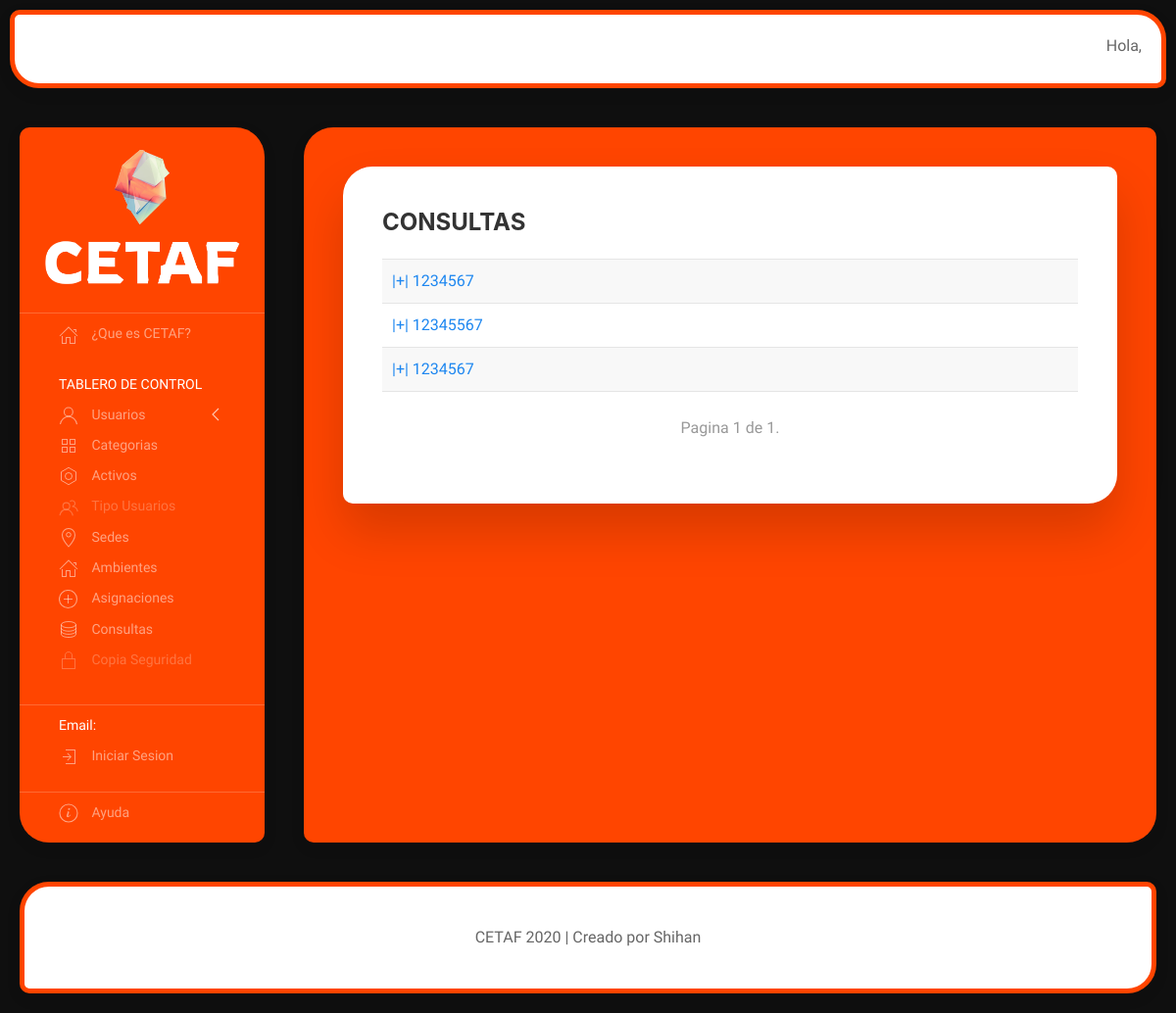
/consultas/, run on the app's committed database.
### cetaf/models.py (models this page shows, shortened)
class Asignacion(models.Model):
    nombre_activo = models.OneToOneField(Activo, on_delete=models.CASCADE)
    persona_responsable = models.CharField(max_length=50)
    sede_asignada = models.ForeignKey(Sede, on_delete=models.CASCADE)
    ambiente_asignado = models.ForeignKey(Ambiente, on_delete=models.CASCADE)
    fecha_inicio = models.DateField()
    fecha_fin = models.DateField()
    descripcion = models.TextField()

class Activo(models.Model):
    nombre = models.CharField(max_length=50)
    categoria = models.ForeignKey(Categoria, on_delete=models.CASCADE)
    num_serie = models.CharField(max_length=50)
    fecha_compra = models.DateField()
    cobertura_seguro = models.CharField(max_length=200)
    valor_compra = models.IntegerField(default=0)
    garantia = models.CharField(max_length=200)
    fecha_puesto_servicio = models.DateField()
    descripcion = models.TextField()
    vida_util = models.CharField(max_length=200)
    valor_residual = models.IntegerField(default=0)

### cetaf/views.py (the view)
# urls.py: path('consultas/', views.lts_consulta, name='lts_consulta'),
def lts_consulta(request):
    lista = Asignacion.objects.all()
    paginador = Paginator(lista, 10)
    num_pagina = request.GET.get('page')
    obj_pagina = paginador.get_page(num_pagina)
    return render(request, 'consultas/index.html', {'obj_pagina': obj_pagina})

### cetaf/templates/consultas/index.html (shortened to what this page needs)
{% extends "home/index.html" %}
{% load static %}
{% block contenido %}
<div class="uk-card uk-card-default uk-card-body uk-align-center uk-box-shadow-xlarge uk-margin-small" style="border-radius: 30px 10px;">
    <h3 class="uk-card-title uk-text-bold">CONSULTAS</h3>
    {% block contenido_consulta %}
        <ul class="uk-list uk-list-striped">
            {% for consulta in obj_pagina %}
                <li><a href="{% url 'detalle_consulta' consulta.id %}" uk-toggle>|+| {{consulta.nombre_activo.num_serie}}</a></li>
            {% endfor %}
        </ul>
        <div>
          <span>
              <ul class="uk-pagination uk-flex-center" uk-margin>
                  <span>
                      <li class="uk-disabled"><span>Pagina {{ obj_pagina.number }} de {{ obj_pagina.paginator.num_pages }}.</span></li>
                  </span>
              </ul>
          </span>
        </div>
    {% endblock contenido_consulta %}
</div>
{% endblock %}

### cetaf/templates/home/index.html (style rules this page uses)
html { background: #0f0f0f; background-size: cover; background-attachment: fixed; }
body { font-family: 'Inconsolata', monospace; }

### data on the page
Asignacion: nombre_activo.num_serie "1234567"
Asignacion: nombre_activo.num_serie "12345567"
Asignacion: nombre_activo.num_serie "1234567"

### other printed values
{{ obj_pagina.number }} "1"
{{ obj_pagina.paginator.num_pages }} "1"
